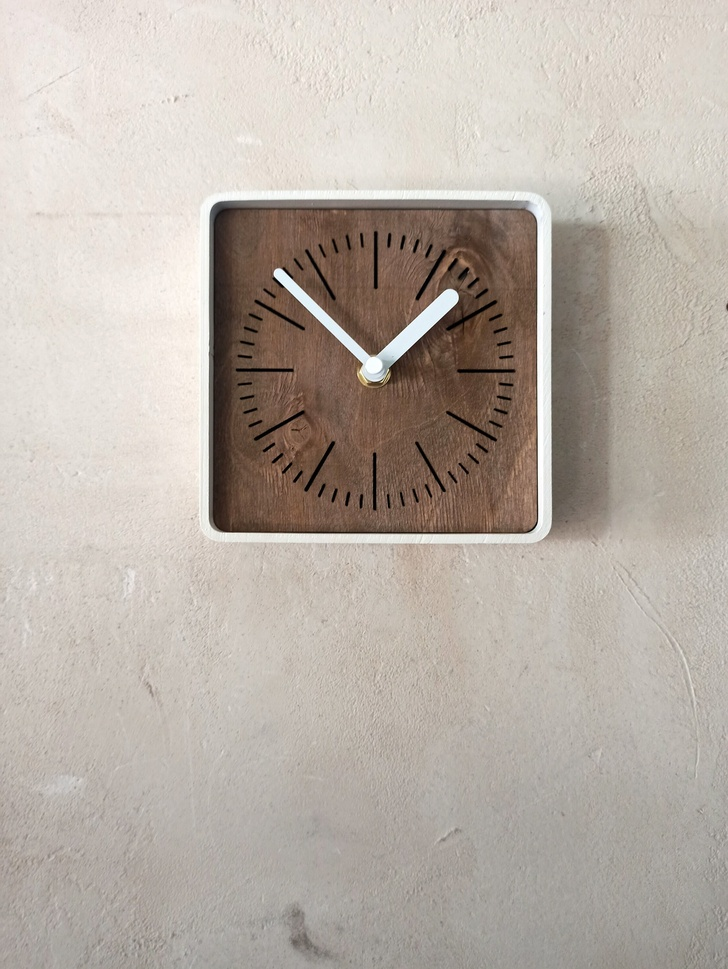
#> input picture PI/logo.jpg, 728 x 969 px, shrunk from 2253 x 3000 before the run
$ python Functii.py
#> lines starting #> are read from the running program, lines starting #| are printed output that depends on the picture; after the words box and inside, x2 and y2 are one past the last pixel; in counts of white or black regions, pixels touching at a corner belong together

import cv2
from matplotlib import pyplot as plt

path = "logo.jpg"
img =cv2.imread(path)
#> img is the input picture: shape (969, 728, 3); mean B, G, R 167.6, 176.1, 184.9
gri = cv2.cvtColor(img,cv2.COLOR_BGR2GRAY)
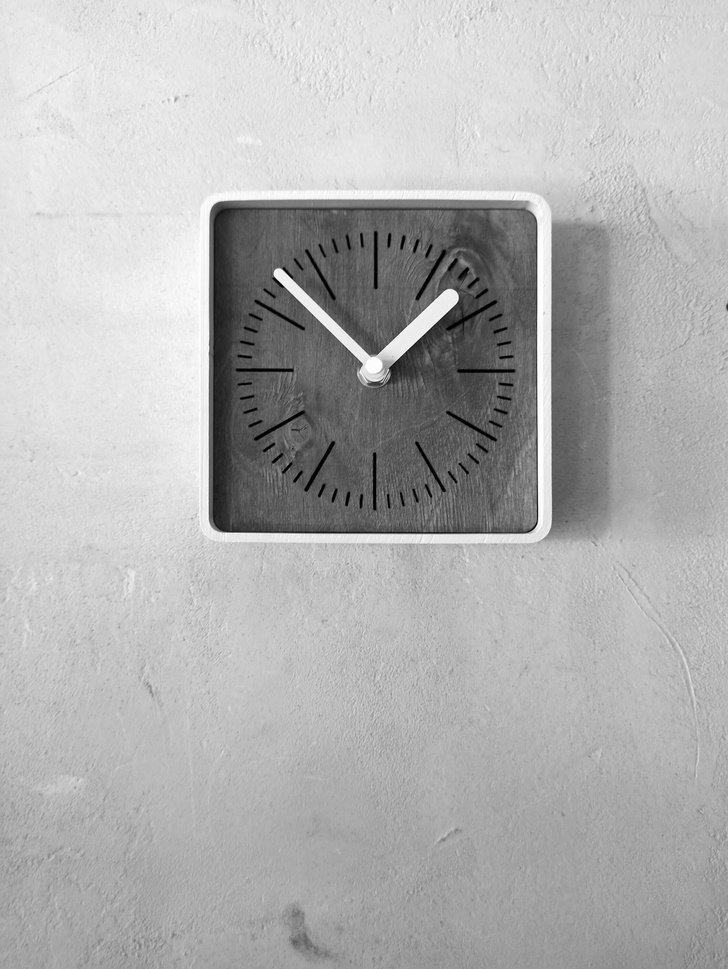
#> gri: shape (969, 728); min 0, max 255, mean 177.7
(thresh1,im_bw1)=cv2.threshold(gri,128,255,cv2.THRESH_BINARY)
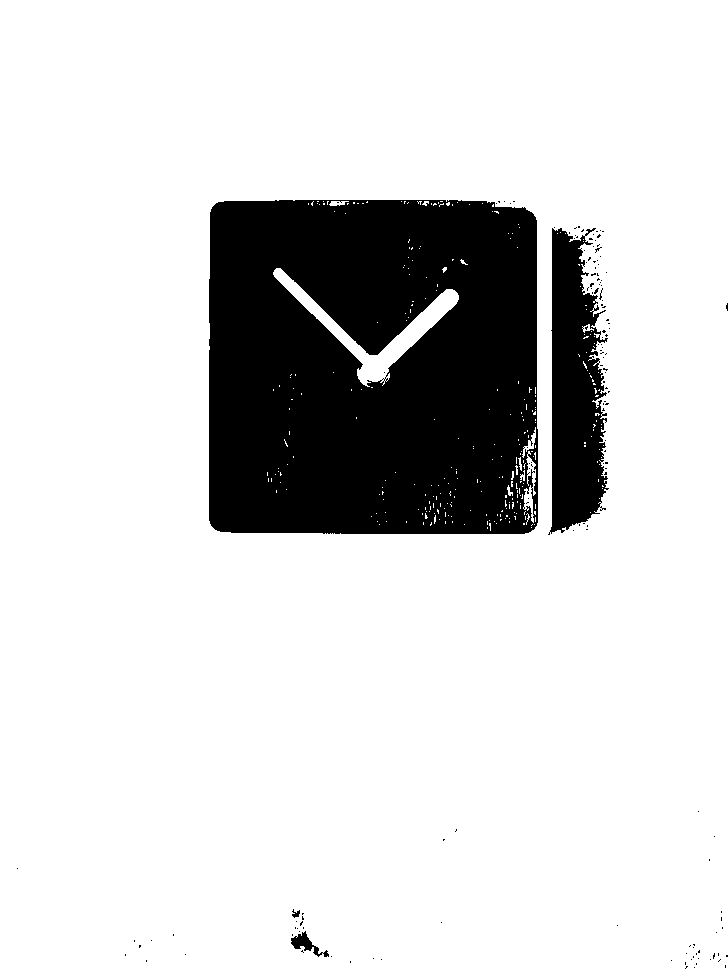
#> im_bw1: shape (969, 728); 83.4% white; 150 black regions (146 under 20 px), largest, box (x1, y1, x2, y2) and area: (209, 200, 538, 534) 103564, (548, 228, 609, 535) 12887, (291, 931, 329, 957) 333, (292, 909, 300, 918) 40
plt.subplot(121),plt.imshow(img,'gray')
plt.subplot(122),plt.imshow(im_bw1,'gray')
print('prag',thresh1)
plt.xlim([0,256])
plt.show()
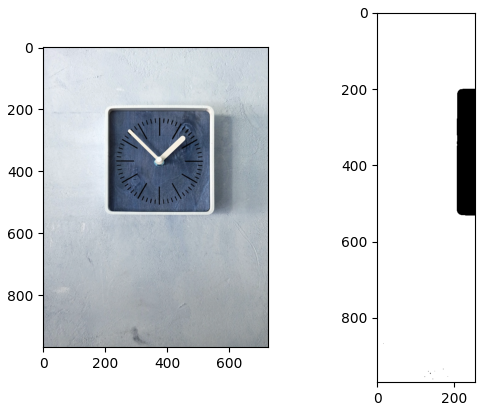
#> figure drawn by matplotlib, 2 panels; B, G, R data is drawn as R, G, B
cv2.waitKey(1000)
